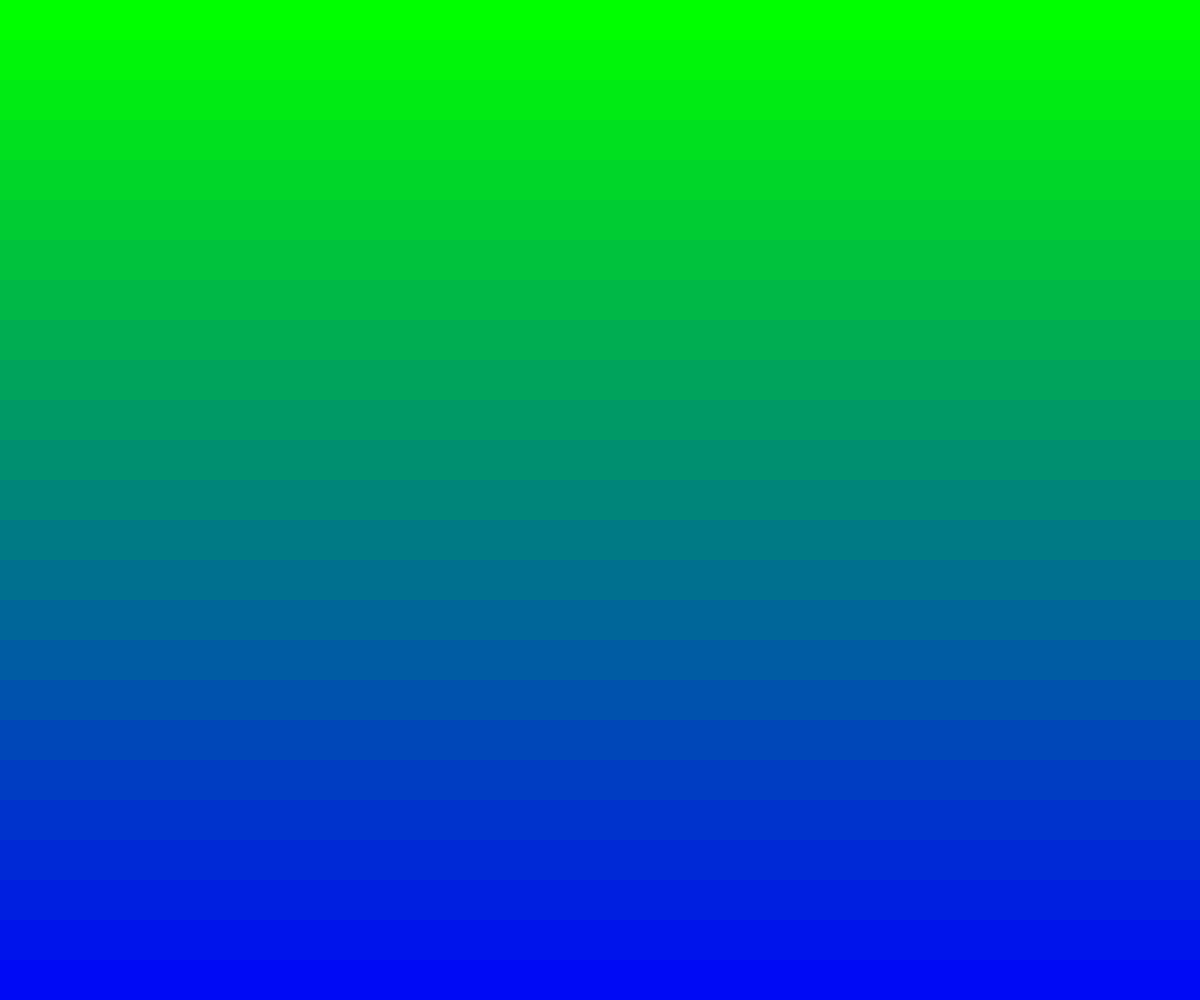
Frame 1 (no input)
Frame 60 (no input): identical to frame 1, image omitted
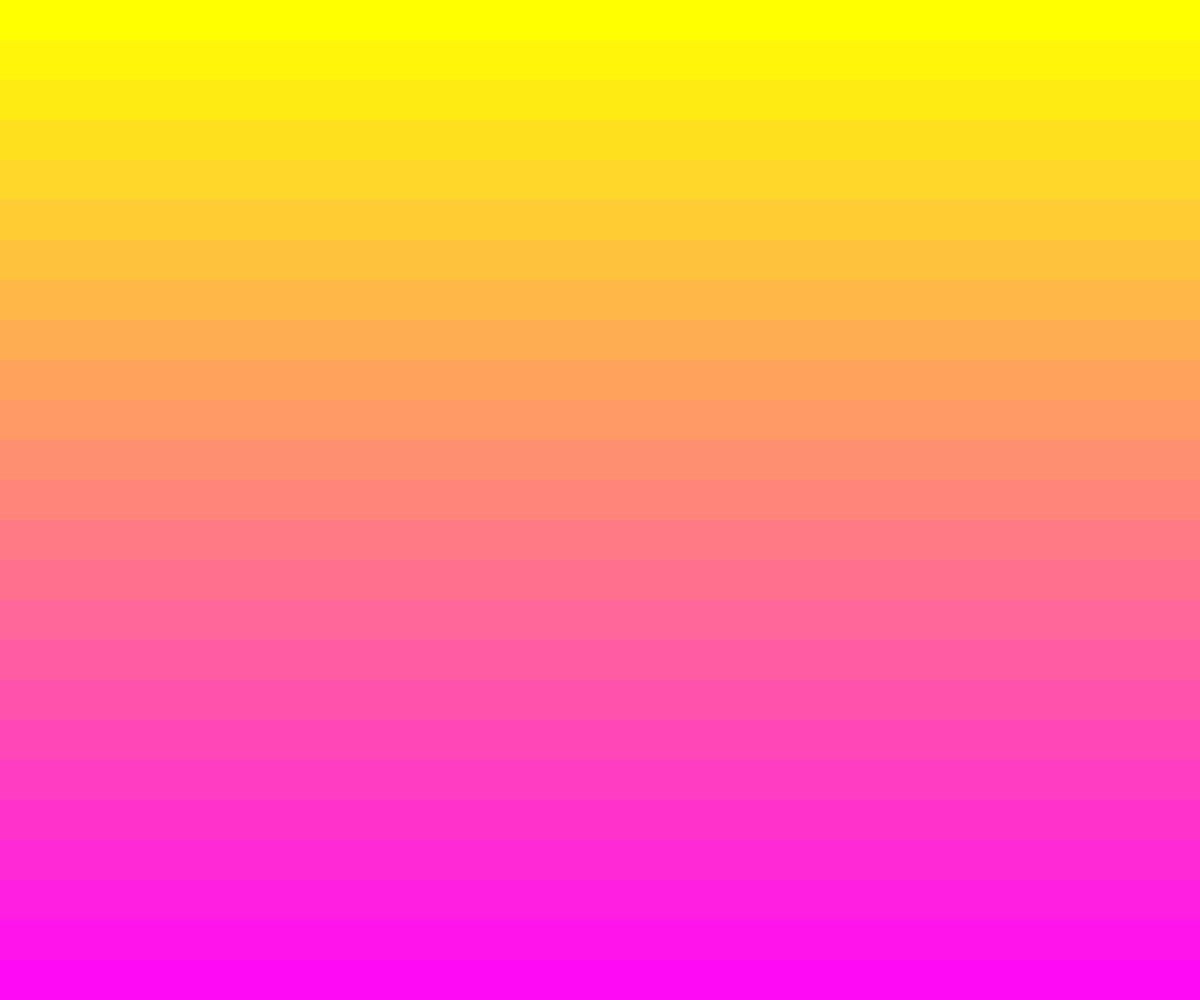
Frame 120 (the mouse pressed at the canvas centre since frame 60)

The p5.js sketch that drew these frames (run headless with seeded random() and noise() and a simulated clock; from frame 60 on, the mouse is pressed at the canvas centre):

// p5.js sketch
// ── sketch.js
// Gradient Background + Nested Loops
// Melody Chen
// Feb 29th, 2024
// Creating a gradient + drawing with nested loops

let rectHeight = 40;

function setup() {
  createCanvas(windowWidth, windowHeight);
  noStroke();
}

function draw() {
  background(220);
  gradientBackground();
}

function gradientBackground(){
  // use a single loop to draw several rectangles
  // then color them into a gradient
  let y = 0;
  while(y < height){
    let c = color(mouseX, map(y,0,height,255,0),map(y,0,height,0,255));
    fill(c); 
    rect(0,y,width,rectHeight);
    y += rectHeight;
  }
}

function nestedLoops(){
  // using a loop within a loop, generate a grid arragement
  // for some circles
  for(let x = 0; x < 100; x+= spacing){ // 0 20 40 60 80
    for(let y = 0; y < 100; y += spacing){ //0 20 40 60 80
        circle(x,y,10);
    }
  }
}
